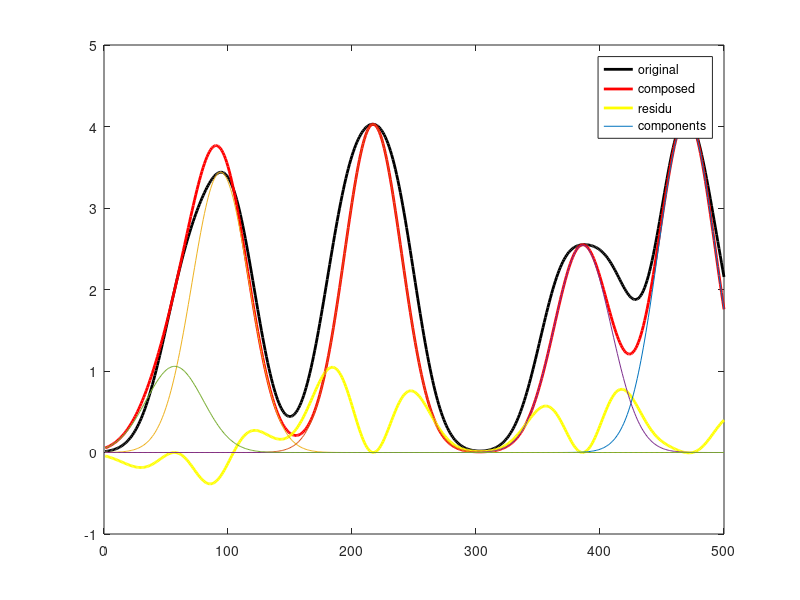

This chart was generated by the following MATLAB code:
function [peakprops,buildcurve]=peel_peaks_from_profile(PeaksCurve,Psf,showit)
%this function subtracts 1D Gaussians from an image until a stop criterion
%is reached. JacobKers 2016
%[count PeakVal Xpos  Psf ThisSpotFraction CoveredFraction RelChange]]; 
MaxPeakNo=10;           
StopRelChange=0.1;     %0.01 means 1% of change in covered fraction
ChipIt=1;            %This is the fraction of the local maximum that ...                        %is used to build the gauss to be subtracted

if nargin<2                %This sets the width of Gaussians to peel off   
    close all; 
    showit=1;
    Psf=23;     %This sets the width of Gaussians to peel off              
    Pks=20;
    LL=500;
    xax=1:LL;
    PeaksCurve=0*xax;
    uxes=rand(1,Pks)*LL;
    sig=20;
    for ii=1:Pks
        ux=uxes(ii);
        PeaksCurve=PeaksCurve+OnePeak(xax,ux,sig);
    end
    plot(xax,PeaksCurve);
end

stopit=0;
PeelCurve=PeaksCurve;
LL=length(PeaksCurve);
Xax=1:LL;
buildcurve=0*PeaksCurve;
peakcount=1;
CoveredFraction=[];
peakprops=[];

while ~stopit
    [PeakVal,Xpos]=max(PeelCurve);                 
    OnePeakCurve=ChipIt*PeakVal*OnePeak(Xax,Xpos,Psf);    
    PeelCurve=PeelCurve-OnePeakCurve;
    buildcurve=buildcurve+OnePeakCurve;
    peakcount=peakcount+1;
    if peakcount>1
    CoveredFraction(peakcount)=sum(buildcurve)/sum(PeaksCurve);
    ThisSpotFraction(peakcount)=sum(OnePeakCurve)/sum(PeaksCurve);     
    RelChange=(CoveredFraction(peakcount)...
              -CoveredFraction(peakcount-1))./...
               CoveredFraction(peakcount);
   stopit=( (RelChange<StopRelChange)| ...
            (peakcount>MaxPeakNo)&...
            (peakcount>=1));
    RelChange=(RelChange*(peakcount>1)+...;
              1.0*(peakcount<=1));
    end
    ResiduCurve=PeaksCurve-buildcurve;    
    peakprops=[[peakprops];...
    [peakcount PeakVal Xpos  Psf ThisSpotFraction(peakcount) CoveredFraction(peakcount) RelChange]];     
end


if showit|nargin<2
    plot(PeaksCurve,'k-', 'LineWidth',2); hold on;
    plot(buildcurve,'r-','LineWidth',2); hold on;
    plot(ResiduCurve,'y-','LineWidth',2); hold on;
     %AllSpotProps=[peakcount PeakVal Xpos  Psf ThisSpotFraction(peakcount) CoveredFraction(peakcount) RelChange]];  
    [Pks,~]=size(peakprops);
     for ii=1:Pks
         Ux=peakprops(ii,3);
         PeakVal=peakprops(ii,2);
         OnePeakCurve=PeakVal*OnePeak(Xax,Ux,Psf);
         plot(OnePeakCurve); hold on;
     end    
     legend('original','composed','residu', 'components');
     [~]=ginput(1);
end
   

function PP= OnePeak(x,ux,s)
%This is the equation for a normalized1D gaussian peak value one
PP =exp (-(x-ux).^2./(2*s.^2));
